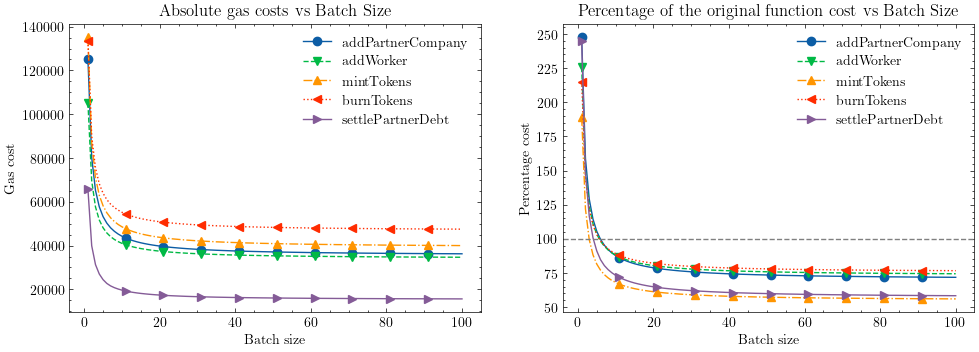

Python code for this plot:
import json
import pandas as pd
import seaborn as sns
import matplotlib.pyplot as plt
import scienceplots

plt.style.use(['science'])
plt.rcParams.update({'figure.dpi': '100'})

# Load the JSON data from the file
with open("evaluation/gasCosts/data/service.json", "r") as file:
    data = json.load(file)

# Convert the JSON data to a DataFrame
df = pd.DataFrame(data)

# Remove rows with null values
df = df.dropna()

# Calculate the Saving Ratio for each function
size_0_prices = df.loc[df['size'] == 0].drop(columns=['size']).squeeze()

# Calculate the Saving Ratio for each function and convert to percentage
df_saving_ratio = df.copy()

for function in size_0_prices.index:
    df_saving_ratio[function] = (df_saving_ratio[function] / size_0_prices[function]) * 100

# Create the plots using matplotlib
fig, (ax1, ax2) = plt.subplots(1, 2, figsize=(12, 6))

# Create a list of line styles
line_styles = ['-', '--', '-.', ':']
# Create a list of marker styles
marker_styles = ['o', 'v', '^', '<', '>', 's', 'p', '*', 'h', '+', 'x', 'D']

# Price of Different Functions vs Size (skipping baseline)
for i, function in enumerate(df.columns[1:]):
    ax1.plot(df.loc[df['size'] != 0, 'size'], df.loc[df['size'] != 0, function], label=function, 
            linestyle=line_styles[i % len(line_styles)], marker=marker_styles[i % len(marker_styles)], markevery=10)
ax1.set_title('Absolute gas costs vs Batch Size')
ax1.set_xlabel('Batch size')
ax1.set_ylabel('Gas cost')
ax1.legend()

# Saving Ratio Percentage of Different Functions vs Size
for i, function in enumerate(df_saving_ratio.columns[1:]):
    ax2.plot(df_saving_ratio.loc[df_saving_ratio['size'] != 0, 'size'], df_saving_ratio.loc[df_saving_ratio['size'] != 0, function], 
            label=function, linestyle=line_styles[i % len(line_styles)], marker=marker_styles[i % len(marker_styles)], markevery=10)

# Add a horizontal line representing the baseline at 100% in the relative gas cost chart
ax2.axhline(y=100, color='gray', linestyle='--', linewidth=1)

ax2.set_title('Percentage of the original function cost vs Batch Size')
ax2.set_xlabel('Batch size')
ax2.set_ylabel('Percentage cost')
ax2.legend()

plt.show()
